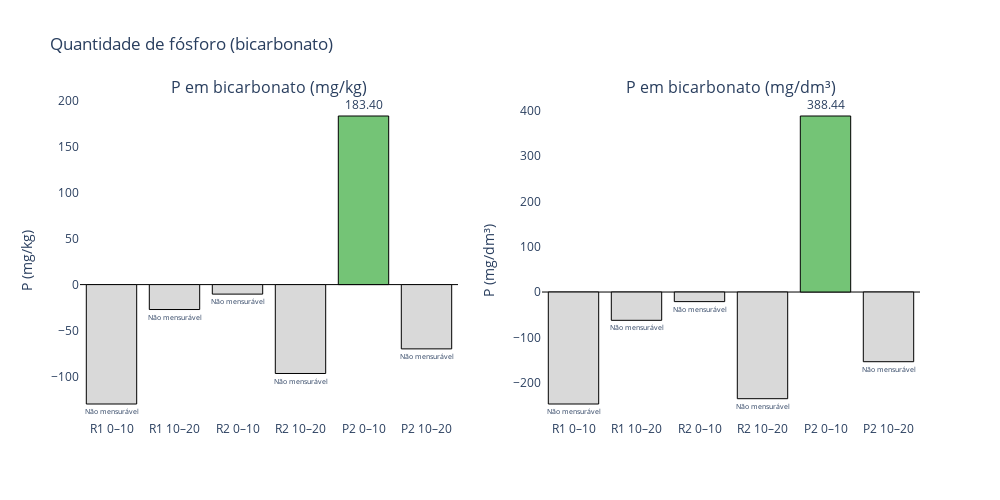

The notebook cell saved with this chart:
### Code cell
import plotly.graph_objects as go
from plotly.subplots import make_subplots
import numpy as np

# Seus dados (mantém o mesmo formato)
valores_mgkg = np.array([
    R1_0_10_bicarbonato,
    R1_10_20_bicarbonato,
    R2_0_10_bicarbonato,
    R2_10_20_bicarbonato,
    P2_0_10_bicarbonato,
    P2_10_20_bicarbonato
], dtype=float)

valores_mg_dm3 = np.array(valores_mg_dm3, dtype=float)
densidades = np.array(densidades, dtype=float)

labels = ['R1 0–10','R1 10–20','R2 0–10','R2 10–20','P2 0–10','P2 10–20']

def colors_for(vals):
    return ['#74c476' if v >= 0 else '#d9d9d9' for v in vals]

# Exibir dados no terminal
for label, dens, mgkg, mgdm3 in zip(labels, densidades, valores_mgkg, valores_mg_dm3):
    print(f"{label}: densidade = {dens:.4f} g/cm³  |  {mgkg:.2f} mg/kg  ->  {mgdm3:.2f} mg/dm³")

# Criação das duas colunas (subplots lado a lado)
fig = make_subplots(rows=1, cols=2, subplot_titles=("P em bicarbonato (mg/kg)", "P em bicarbonato (mg/dm³)"))

# --- Primeiro gráfico (mg/kg)
colors1 = colors_for(valores_mgkg)
texts1 = [f"{v:.2f}" if v >= 0 else "Não mensurável" for v in valores_mgkg]
fig.add_trace(
    go.Bar(
        x=labels,
        y=valores_mgkg,
        text=texts1,
        textposition="outside",
        marker=dict(color=colors1, line=dict(color='black', width=1)),
        name="P (mg/kg)"
    ),
    row=1, col=1
)

# --- Segundo gráfico (mg/dm³)
colors2 = colors_for(valores_mg_dm3)
texts2 = [f"{v:.2f}" if v >= 0 else "Não mensurável" for v in valores_mg_dm3]
fig.add_trace(
    go.Bar(
        x=labels,
        y=valores_mg_dm3,
        text=texts2,
        textposition="outside",
        marker=dict(color=colors2, line=dict(color='black', width=1)),
        name="P (mg/dm³)"
    ),
    row=1, col=2
)

# Layout geral
fig.update_layout(
    height=500,
    width=1000,
    title_text="Quantidade de fósforo (bicarbonato)",
    showlegend=False,
    plot_bgcolor='rgba(0,0,0,0)',
)
fig.update_yaxes(title_text="P (mg/kg)", row=1, col=1, zeroline=True, zerolinewidth=1, zerolinecolor='black')
fig.update_yaxes(title_text="P (mg/dm³)", row=1, col=2, zeroline=True, zerolinewidth=1, zerolinecolor='black')

fig.show()

### Figure 1 — Plotly figure (JSON) as saved in the notebook; plotly's stock layout.template omitted (floating-point values rounded to 4 significant figures)
{"data": [{"marker": {"color": ["#d9d9d9", "#d9d9d9", "#d9d9d9", "#d9d9d9", "#74c476", "#d9d9d9"], "line": {"color": "black", "width": 1}}, "name": "P (mg/kg)", "text": ["Não mensurável", "Não mensurável", "Não mensurável", "Não mensurável", "183.40", "Não mensurável"], "textposition": "outside", "type": "bar", "x": ["R1 0–10", "R1 10–20", "R2 0–10", "R2 10–20", "P2 0–10", "P2 10–20"], "xaxis": "x", "y": [-129.9, -27.12, -10.35, -96.69, 183.4, -69.93], "yaxis": "y"}, {"marker": {"color": ["#d9d9d9", "#d9d9d9", "#d9d9d9", "#d9d9d9", "#74c476", "#d9d9d9"], "line": {"color": "black", "width": 1}}, "name": "P (mg/dm³)", "text": ["Não mensurável", "Não mensurável", "Não mensurável", "Não mensurável", "388.44", "Não mensurável"], "textposition": "outside", "type": "bar", "x": ["R1 0–10", "R1 10–20", "R2 0–10", "R2 10–20", "P2 0–10", "P2 10–20"], "xaxis": "x2", "y": [-247.1, -62.41, -21.15, -235.4, 388.4, -153.7], "yaxis": "y2"}], "layout": {"annotations": [{"font": {"size": 16}, "showarrow": false, "text": "P em bicarbonato (mg/kg)", "x": 0.225, "xanchor": "center", "xref": "paper", "y": 1, "yanchor": "bottom", "yref": "paper"}, {"font": {"size": 16}, "showarrow": false, "text": "P em bicarbonato (mg/dm³)", "x": 0.775, "xanchor": "center", "xref": "paper", "y": 1, "yanchor": "bottom", "yref": "paper"}], "height": 500, "plot_bgcolor": "rgba(0,0,0,0)", "showlegend": false, "title": {"text": "Quantidade de fósforo (bicarbonato)"}, "width": 1000, "xaxis": {"anchor": "y", "domain": [0, 0.45]}, "xaxis2": {"anchor": "y2", "domain": [0.55, 1]}, "yaxis": {"anchor": "x", "domain": [0, 1], "title": {"text": "P (mg/kg)"}, "zeroline": true, "zerolinecolor": "black", "zerolinewidth": 1}, "yaxis2": {"anchor": "x2", "domain": [0, 1], "title": {"text": "P (mg/dm³)"}, "zeroline": true, "zerolinecolor": "black", "zerolinewidth": 1}}}
